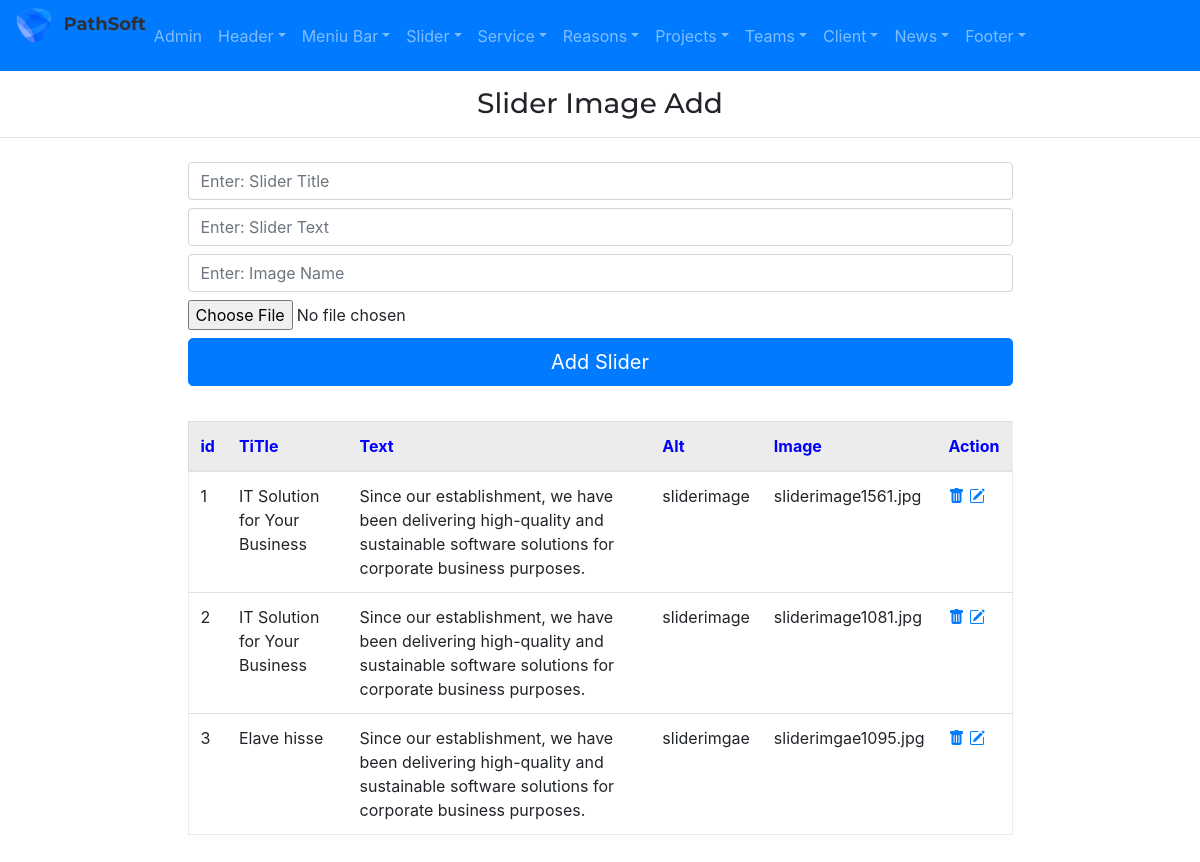
The page /admin/sliderImageAdd/ on the database as committed earlier.
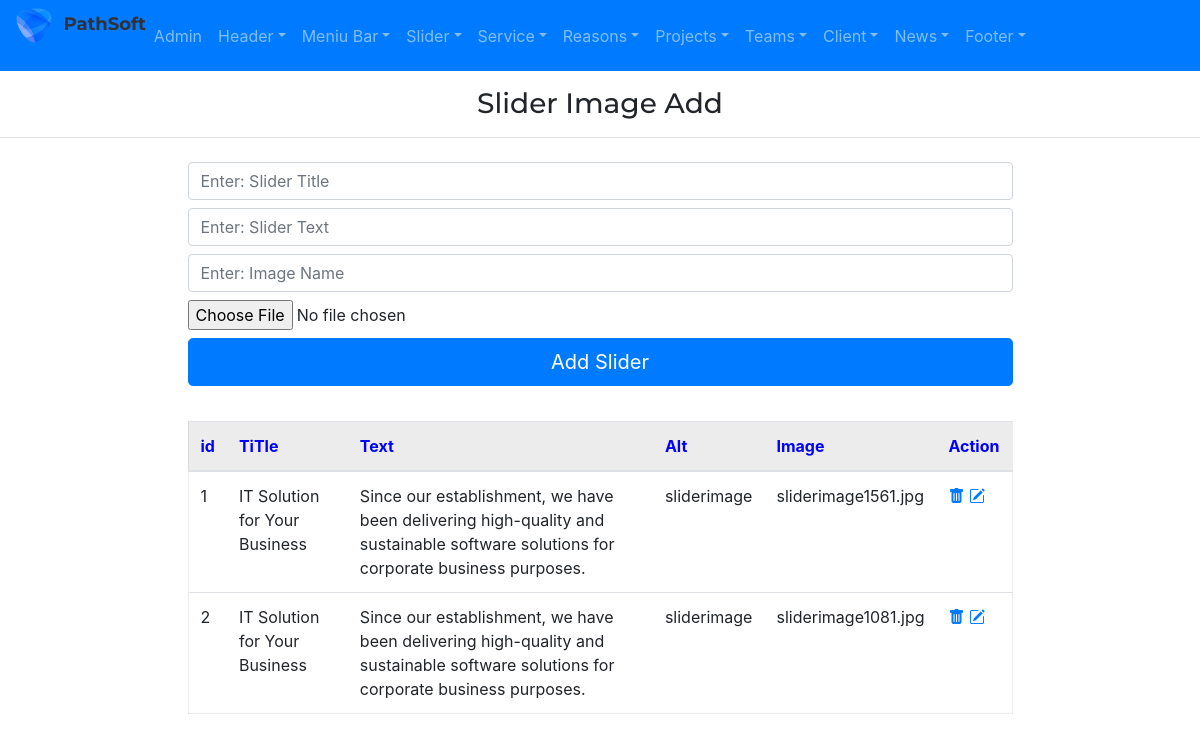
The same page on the database as committed later.
### app/models.py (models this page shows)
class Slider(db.Model):
    id=db.Column(db.Integer,primary_key=True)
    slider_title=db.Column(db.String(255))
    slider_text=db.Column(db.String(255))
    slider_img=db.Column(db.String(255))
    slider_alt=db.Column(db.String(255))

### admin/routes.py (the view, shortened to what this page needs)
@app.route("/admin/sliderImageAdd/", methods=['GET','POST'])
def sliderImageAdd():
    form=SliderForm()
    sliders=Slider.query.all()
    return render_template("admin/sliderImageAdd.html",form=form, sliders=sliders)

### admin/forms.py
class SliderForm(FlaskForm):
    slider_title=StringField('slider_title')
    slider_text=StringField('slider_text')
    slider_img=FileField('slider_img')
    slider_alt=StringField('slider_alt')
    submit=SubmitField()

### app/templates/admin/sliderImageAdd.html
{% extends "admin/base.html" %}
{% block content %}
<h3 class="my-3" style="text-align: center;">Slider Image Add</h3>
<hr>
<div class="container">
    <div class="row d-flex justify-content-center">
        <div class="col-9">
            <form action="{{url_for('sliderImageAdd')}}" method='POST' enctype="multipart/form-data">
                {{ form.slider_title(class="form-control my-2",placeholder="Enter: Slider Title")}}
                {{ form.slider_text(class="form-control my-2",placeholder="Enter: Slider Text")}}
                {{ form.slider_alt(class="form-control my-2",placeholder="Enter: Image Name")}}
                {{ form.slider_img(class="form-control-file my-2")}}
                {{ form.submit(value='Add Slider',class='btn btn-primary btn-lg btn-block')}}
            </form>
        </div>
    </div>
</div>
<div class="container marg">
    <div class="row justify-content-center">
        <div class="col-9 ">
            <table class="table table-hover " style="margin:35px 0px; border:1px solid rgba(0,0,0,.075);">
                <thead>
                    <tr style="background-color: rgba(0,0,0,.075); color:blue">
                        <th scope="col">id</th>
                        <th scope="col">TiTle</th>
                        <th scope="col">Text</th>
                        <th scope="col">Alt</th>
                        <th scope="col">Image</th>
                        <th scope="col">Action</th>
                    </tr>
                </thead>
                <tbody>
                    {% for slider in sliders %}
                    <tr>
                        <td scope="row">{{slider.id}}</td>
                        <td>{{slider.slider_title}}</td>
                        <td>{{slider.slider_text}}</td>
                        <td>{{slider.slider_alt}}</td>
                        <td>{{slider.slider_img}}</td>
                        <td>
                            <a href="{{url_for('sliderImageDelete', id=slider.id)}}"><i
                                    class="bi bi-trash-fill"></i></a>
                            <a href="{{url_for('sliderImageUpdate', id=slider.id)}}"><i
                                    class="bi bi-pencil-square"></i></a>
                        </td>
                    </tr>
                    {% endfor %}
                </tbody>
            </table>
        </div>
    </div>
</div>
{% endblock %}

Rows that differ between the two databases and show on the page:
removed Slider: id "3", slider_title "Elave hisse", slider_text "Since our establishment, we have been delivering high-quality and sustainable software solutions for corporate business purposes.", slider_alt "sliderimgae", slider_img "sliderimgae1095.jpg"
